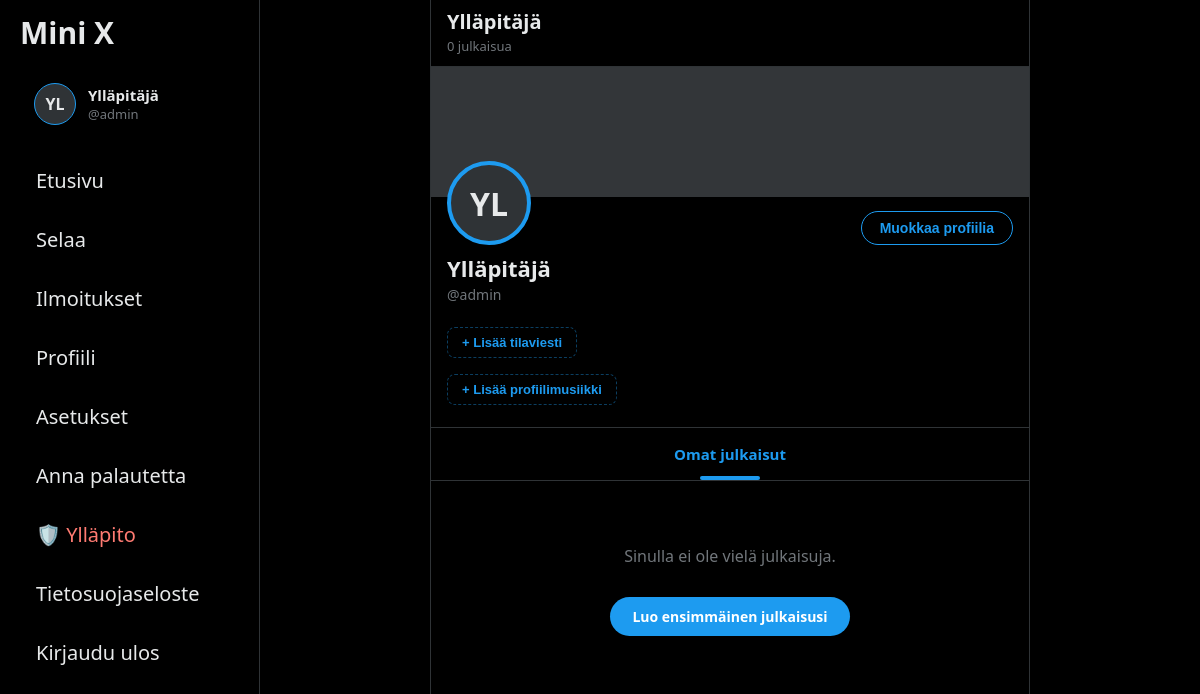
Screenshot of /index.php?page=profile (signed in) with the database file from the repository.
### tables this page shows
CREATE TABLE `users` (
  `id` int(11) NOT NULL,
  `username` varchar(30) NOT NULL,
  `display_name` varchar(30) DEFAULT NULL,
  `password` varchar(255) NOT NULL,
  `role` enum('user','admin') NOT NULL DEFAULT 'user',
  `email` varchar(255) DEFAULT NULL,
  `avatar` varchar(255) DEFAULT NULL,
  `created_at` datetime NOT NULL DEFAULT current_timestamp(),
  `reset_token_hash` varchar(64) DEFAULT NULL,
  `reset_token_expires_at` datetime DEFAULT NULL,
  `deleted_at` datetime DEFAULT NULL
);

### functions/admin.php (called while the page is built, shortened)
<?php
function ensureAdminSchema($conn)
{
    static $checked = false;
    if ($checked || !$conn) {
        return true;
    }
    $checked = true;
    return true;
}
function getSystemSetting($conn, $key, $default = '')
{
    $stmt = $conn->prepare("SELECT setting_value FROM system_settings WHERE setting_key = ? LIMIT 1");
    $stmt->bind_param("s", $key);
    $stmt->execute();
    $row = $stmt->get_result()->fetch_assoc();
    return $row['setting_value'] ?? $default;
}
function isMaintenanceMode($conn)
{
    return getSystemSetting($conn, 'maintenance_mode', '0') === '1';
}

### functions/theme.php (called while the page is built, shortened)
<?php
function ensureCustomizationsTable($conn)
{
    $sql = "CREATE TABLE IF NOT EXISTS `profile_customizations` (
        `user_id` INT NOT NULL,
        `bio` VARCHAR(255) CHARACTER SET utf8mb4 COLLATE utf8mb4_unicode_ci DEFAULT '',
        `song_title` VARCHAR(100) CHARACTER SET utf8mb4 COLLATE utf8mb4_unicode_ci DEFAULT '',
        `song_artist` VARCHAR(100) CHARACTER SET utf8mb4 COLLATE utf8mb4_unicode_ci DEFAULT '',
        `song_artwork` VARCHAR(500) CHARACTER SET utf8mb4 COLLATE utf8mb4_unicode_ci DEFAULT '',
        `song_url` VARCHAR(500) CHARACTER SET utf8mb4 COLLATE utf8mb4_unicode_ci DEFAULT '',
        `theme_accent` VARCHAR(20) CHARACTER SET utf8mb4 COLLATE utf8mb4_unicode_ci DEFAULT '#1d9bf0',
        `theme_banner` VARCHAR(500) CHARACTER SET utf8mb4 COLLATE utf8mb4_unicode_ci DEFAULT '',
        `theme_bg_type` VARCHAR(30) CHARACTER SET utf8mb4 COLLATE utf8mb4_unicode_ci DEFAULT 'default',
        `theme_bg_val` VARCHAR(500) CHARACTER SET utf8mb4 COLLATE utf8mb4_unicode_ci DEFAULT '',
        `updated_at` TIMESTAMP NULL DEFAULT CURRENT_TIMESTAMP ON UPDATE CURRENT_TIMESTAMP,
        PRIMARY KEY (`user_id`)
    ) ENGINE=InnoDB DEFAULT CHARSET=utf8mb4 COLLATE=utf8mb4_unicode_ci;";
    $result = $conn->query($sql);
    $colCheck = $conn->query("SHOW COLUMNS FROM `profile_customizations` LIKE 'song_artwork'");
    $colCheck2 = $conn->query("SHOW COLUMNS FROM `profile_customizations` LIKE 'banner_pos_y'");
    $colCheck3 = $conn->query("SHOW COLUMNS FROM `profile_customizations` LIKE 'theme_sparkles'");
    return (bool)$result;
}
function getUserCustomization($conn, $userId)
{
    $default = [
        'user_id'        => (int)$userId,
        'bio'            => '',
        'song_title'     => '',
        'song_artist'    => '',
        'song_artwork'   => '',
        'song_url'       => '',
        'theme_accent'  => '#1d9bf0',
        'theme_banner'  => '',
        'banner_pos_y'  => 50,
        'theme_bg_type' => 'default',
        'theme_bg_val'  => '',
    ];
    ensureCustomizationsTable($conn);
    $stmt = $conn->prepare("SELECT user_id, bio, song_title, song_artist, song_artwork, song_url, theme_accent, theme_banner, banner_pos_y, theme_bg_type, theme_bg_val FROM profile_customizations WHERE user_id = ? LIMIT 1");
    $stmt->bind_param("i", $userId);
    $stmt->execute();
    $result = $stmt->get_result();
    $row = $result->fetch_assoc();
    return $default;
}
function sanitizeHexColor($color, $default = '#1d9bf0')
{
    $clean = trim($color);
    if (preg_match('/^#[a-fA-F0-9]{6}$/', $clean) || preg_match('/^#[a-fA-F0-9]{3}$/', $clean)) {
        return strtolower($clean);
    }
    return $default;
}

### functions/posts.php (called while the page is built, shortened)
<?php
function getUserPosts($conn, $userId)
{
    $sql = "SELECT posts.*,
                   users.username AS author,
                   COALESCE(NULLIF(users.display_name, ''), users.username) AS author_display_name,
                   users.avatar AS author_avatar
            FROM posts
            JOIN users ON posts.user_id = users.id
            WHERE posts.user_id = ? AND users.deleted_at IS NULL
            ORDER BY posts.id DESC";
    $stmt = $conn->prepare($sql);
    $stmt->bind_param("i", $userId);
    $stmt->execute();
    $result = $stmt->get_result();
    $contents = [];
    return $contents;
}

### functions/auth.php (called while the page is built, shortened)
<?php
function getUserAvatarUrl($avatar)
{
    return null;
}
function getUserInitials($username)
{
    $name = trim($username ?? '');
    $parts = preg_split('/\s+/', $name, -1, PREG_SPLIT_NO_EMPTY);
    $initials = mb_substr($name, 0, 2, 'UTF-8');
    return htmlspecialchars(mb_strtoupper($initials, 'UTF-8'), ENT_QUOTES, 'UTF-8');
}

### pages/profile.php (the view, shortened to what this page needs)
<?php
require_once __DIR__ . "/../functions/init.php";
$loggedInUserId = (int)($_SESSION['user_id'] ?? 0);
$targetUsername = trim($_GET['u'] ?? '');
$targetId = (int)($_GET['id'] ?? 0);
$profileUser = null;
if (!empty($targetUsername)) {
    $userStmt = $conn->prepare("SELECT id, avatar, username, display_name FROM users WHERE username = ? AND deleted_at IS NULL LIMIT 1");
    if ($userStmt) {
        $userStmt->bind_param("s", $targetUsername);
        $userStmt->execute();
        $profileUser = $userStmt->get_result()->fetch_assoc();
        $userStmt->close();
    }
} else {
    $userStmt = $conn->prepare("SELECT id, avatar, username, display_name FROM users WHERE id = ? AND deleted_at IS NULL LIMIT 1");
    if ($userStmt) {
        $userStmt->bind_param("i", $loggedInUserId);
        $userStmt->execute();
        $profileUser = $userStmt->get_result()->fetch_assoc();
    }
}
$userFound = ($profileUser !== null);
$viewUserId = $userFound ? (int)$profileUser['id'] : 0;
$isOwnProfile = ($viewUserId === $loggedInUserId);
$profileUsername = $profileUser['username'] ?? '';
$profileDisplayName = !empty($profileUser['display_name']) ? $profileUser['display_name'] : $profileUsername;
$avatarUrl = $userFound ? getUserAvatarUrl($profileUser['avatar'] ?? null) : null;
$contents = ($userFound && isset($conn) && $conn) ? getUserPosts($conn, $viewUserId) : [];
$customization = ($userFound && isset($conn) && $conn) ? getUserCustomization($conn, $viewUserId) : [
    'theme_accent'   => '#1d9bf0',
    'theme_banner'   => '',
    'theme_bg_type'  => 'default',
    'bio'            => '',
    'song_title'     => '',
    'song_artist'    => '',
    'song_artwork'   => '',
    'song_url'       => '',
];
$bannerUrl = $userFound ? getUserBannerUrl($customization['theme_banner'] ?? null) : null;
$accentHex = sanitizeHexColor($customization['theme_accent'] ?? '#1d9bf0');
$r = hexdec(substr($accentHex, 1, 2));
$g = hexdec(substr($accentHex, 3, 2));
$b = hexdec(substr($accentHex, 5, 2));
$accentRgb = "$r, $g, $b";
$bgType = $customization['theme_bg_type'] ?? 'default';
$bgVal = $customization['theme_bg_val'] ?? '';
$bgStyle = getProfileBackgroundStyle($bgType, $bgVal);
?>
<!DOCTYPE html>
<html lang="fi">
<head>
    <link rel="stylesheet" href="./css/main.css?v=<?= filemtime(__DIR__ . '/../css/main.css') ?>">
    <link rel="stylesheet" href="./css/kortit.css?v=<?= filemtime(__DIR__ . '/../css/kortit.css') ?>">
    <link rel="stylesheet" href="./css/sidebar.css?v=<?= filemtime(__DIR__ . '/../css/sidebar.css') ?>">
    <link rel="stylesheet" href="./css/profile.css?v=<?= filemtime(__DIR__ . '/../css/profile.css') ?>">
    <link rel="stylesheet" href="./css/profile-modal.css?v=<?= filemtime(__DIR__ . '/../css/profile-modal.css') ?>">
    <link rel="stylesheet" href="./css/toast.css?v=<?= filemtime(__DIR__ . '/../css/toast.css') ?>">
    <link rel="stylesheet" href="./css/retro-player.css?v=<?= filemtime(__DIR__ . '/../css/retro-player.css') ?>">
</head>
<body class="<?= !empty($bgStyle) ? 'hi5-profile-page' : '' ?>" style="--profile-accent: <?= $accentHex ?>; --profile-accent-rgb: <?= $accentRgb ?>;<?= !empty($bgStyle) ? ' ' . $bgStyle : '' ?>">
    <div class="layout">
        <?php include __DIR__ . '/../components/sidebar.php'; ?>
        <main class="feed">
            <?php if (!$userFound): ?>
                <header class="profile-header">
                    <button type="button" class="hamburger-button" id="hamburgerButton" aria-label="Avaa valikko">&#9776;</button>
                    <div class="header-info">
                        <h2>Profiili</h2>
                    </div>
                </header>
                <div class="profile-not-found">
                    <h3 class="profile-not-found-title">Käyttäjää ei löytynyt</h3>
                    <p class="profile-not-found-desc">Etsimääsi käyttäjätunnusta ei ole olemassa tai tili on poistettu.</p>
                    <a href="index.php?page=selaa" class="setting-btn-primary profile-not-found-btn">Selaa käyttäjiä</a>
                </div>
            <?php else: ?>
                <header class="profile-header">
                    <div class="header-info">
                        <h2><?= htmlspecialchars($profileDisplayName) ?></h2>
                        <span><?= count($contents) ?> <?= count($contents) === 1 ? 'julkaisu' : 'julkaisua' ?></span>
                    </div>
                </header>
                <div class="profile-card">
                    <div class="profile-banner <?= !empty($bannerUrl) ? 'has-custom-banner' : '' ?>" <?= !empty($bannerUrl) ? 'style="background-image: url(\'' . htmlspecialchars($bannerUrl, ENT_QUOTES) . '\'); background-position: center ' . (int)($customization['banner_pos_y'] ?? 50) . '%; --banner-pos-y: ' . (int)($customization['banner_pos_y'] ?? 50) . '%;"' : '' ?>></div>
                    <div class="profile-details">
                        <div class="profile-avatar-row">
                            <div class="profile-avatar-wrapper">
                                <div class="profile-avatar <?= $avatarUrl ? 'clickable-avatar' : '' ?>" id="profile-avatar-container" <?= $avatarUrl ? 'onclick="openAvatarModal(\'' . htmlspecialchars($avatarUrl, ENT_QUOTES) . '\')"' : '' ?> title="<?= $avatarUrl ? 'Näytä profiilikuva' : '' ?>">
                                    <?php if ($avatarUrl): ?>
                                        <img src="<?= $avatarUrl ?>" alt="Profiilikuva" class="profile-avatar-img" id="profile-avatar-img">
                                    <?php else: ?>
                                        <span id="profile-avatar-fallback"><?= getUserInitials($profileDisplayName) ?></span>
                                    <?php endif; ?>
                                </div>
                            </div>
                            <div class="profile-actions">
                                <?php if ($isOwnProfile): ?>
                                    <button type="button" class="profile-edit-btn" onclick="openEditProfileModal()">Muokkaa profiilia</button>
                                <?php else: ?>
                                    <span class="profile-badge-hi5">
                                        Hi5 Profile
                                    </span>
                                <?php endif; ?>
                            </div>
                        </div>
                        <div class="profile-name-section">
                            <h3 class="profile-display-name"><?= htmlspecialchars($profileDisplayName) ?></h3>
                            <span class="profile-handle">@<?= htmlspecialchars($profileUsername) ?></span>
                        </div>
                        <?php if (!empty($customization['bio'])): ?>
                            <div class="profile-bio-box">
                                <span class="profile-bio-badge">STATUS</span>
                                <span class="profile-bio-text"><?= htmlspecialchars($customization['bio']) ?></span>
                            </div>
                        <?php elseif ($isOwnProfile): ?>
                            <button type="button" class="profile-add-hint-btn" onclick="openEditProfileModal()">
                                + Lisää tilaviesti
                            </button>
                        <?php endif; ?>
                        <div id="profile-music-wrapper">
                            <?php include __DIR__ . '/../components/music-player.php'; ?>
                        </div>
                    </div>
                </div>
                <div class="profile-tabs">
                    <div class="profile-tab active">
                        <?= $isOwnProfile ? 'Omat julkaisut' : 'Käyttäjän julkaisut' ?>
                    </div>
                </div>
                <section class="posts">
                    <?php if (!empty($contents)): ?>
                        <?php foreach ($contents as $content): ?>
                            <?php include __DIR__ . '/../components/kortit.php'; ?>
                        <?php endforeach; ?>
                    <?php else: ?>
                        <div class="empty-posts">
                            <p><?= $isOwnProfile ? 'Sinulla ei ole vielä julkaisuja.' : 'Käyttäjällä ei ole vielä julkaisuja.' ?></p>
                            <?php if ($isOwnProfile): ?>
                                <a href="index.php?page=home" class="create-first-post-btn">Luo ensimmäinen julkaisusi</a>
                            <?php endif; ?>
                        </div>
                    <?php endif; ?>
                </section>
            <?php endif; ?>
        </main>
    </div>
</body>
</html>

### rows the page displays
users: display_name "Ylläpitäjä", display_name "YL", username "admin"

### other values shown
getUserInitials($sidebarDisplayName) "YL"
$sidebarDisplayName "Ylläpitäjä"
$sidebarUsername "admin"
count($contents) "0"
